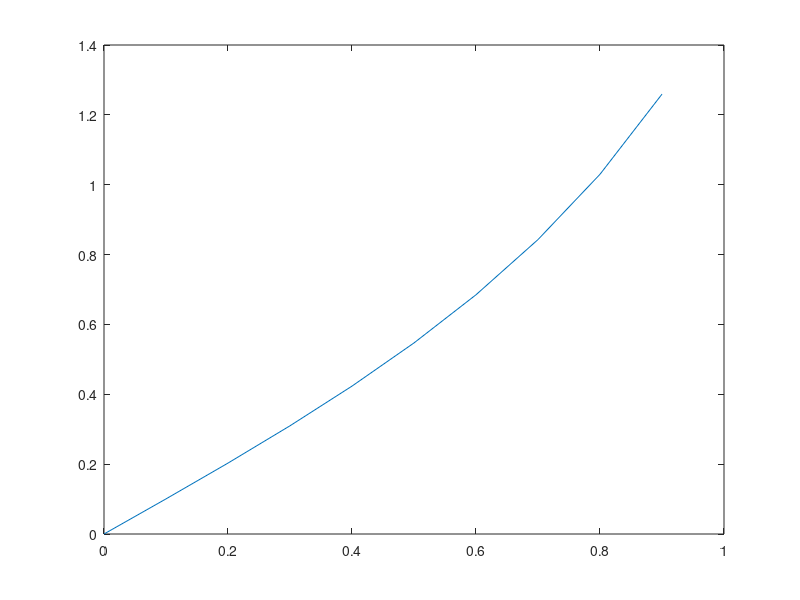

Here is the MATLAB script that generated this plot:
f=@(x,y)y^2+1;
for h=0.1
    n=ceil(1/h);
    arr_y=zeros(n,1);
    %initial condition
    arr_y(1)=0;
    x=0;
    for i=2:n
        arr_y(i)=arr_y(i-1)+h/2*(f(0,arr_y(i-1))+f(0,arr_y(i-1)+h*f(0,arr_y(i-1))));
        x=x+h;        
    end
    arr_x=(0:h:n*h-h);
    plot(arr_x,arr_y)
    pause(2)
    hold on
end